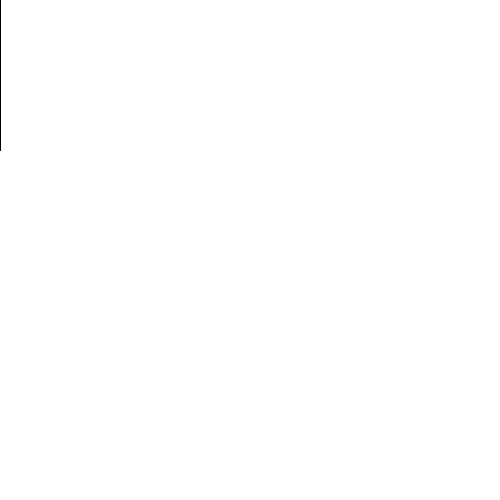
Frame 1 (no input)
Frame 60 (the mouse pressed at the canvas centre just before this capture): identical to frame 1, image omitted
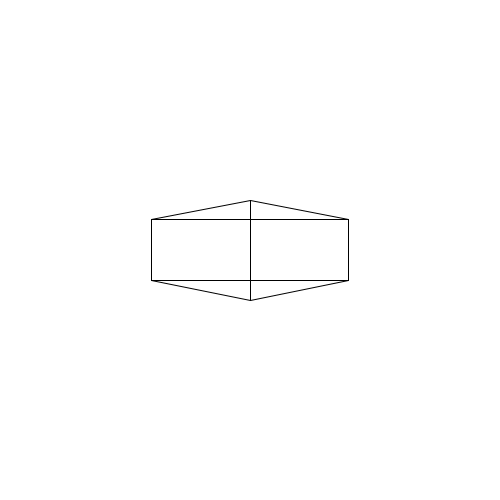
Frame 120 (the mouse held since frame 60 and released just before this capture)

The Processing sketch that drew these frames (run headless with seeded random() and noise(); from frame 60 on, the mouse is pressed at the canvas centre):

// Processing sketch: processing_87225
// ── processing_87225.pde

PVector leftVanish;
PVector rightVanish;
final int SIZE = 100;
void setup() {
  size(500,500);
  background(255);
  
  leftVanish = new PVector(0, height / 2);
  rightVanish = new PVector(width, height / 2);
}

void draw() {
  background(255);
  PVector m = new PVector(mouseX, mouseY + SIZE / 2);
  PVector n = new PVector(mouseX, mouseY - SIZE / 2);
  PVector leftLine = PVector.sub(m, leftVanish);
  leftLine.normalize();
  leftLine.mult(SIZE);
  
  PVector rightLine = PVector.sub(m, rightVanish);
  rightLine.normalize();
  rightLine.mult(SIZE);
  

  
  PVector leftLine2 = PVector.sub(n, leftVanish);
  leftLine2.normalize();
  leftLine2.mult(SIZE);
  
  PVector rightLine2 = PVector.sub(n, rightVanish);
  rightLine2.normalize();
  rightLine2.mult(SIZE);

  line(m.x,m.y,m.x + leftLine.x,m.y - leftLine.y);
  line(m.x,m.y,m.x + rightLine.x,m.y - rightLine.y);  
  line(n.x,n.y,n.x + leftLine2.x,n.y - leftLine2.y);
  line(n.x,n.y,n.x + rightLine2.x,n.y - rightLine2.y);
  
  line(m.x,m.y,n.x,n.y);
  line(m.x + leftLine.x,m.y - leftLine.y,n.x + leftLine2.x,n.y - leftLine2.y);
  line(m.x + rightLine.x,m.y - rightLine.y, n.x + rightLine2.x,n.y - rightLine2.y);

  line(n.x + leftLine2.x,n.y - leftLine2.y,n.x + rightLine2.x,n.y - rightLine2.y);
  line(m.x + rightLine.x,m.y - rightLine.y, m.x + leftLine.x,m.y - leftLine.y);  
}
